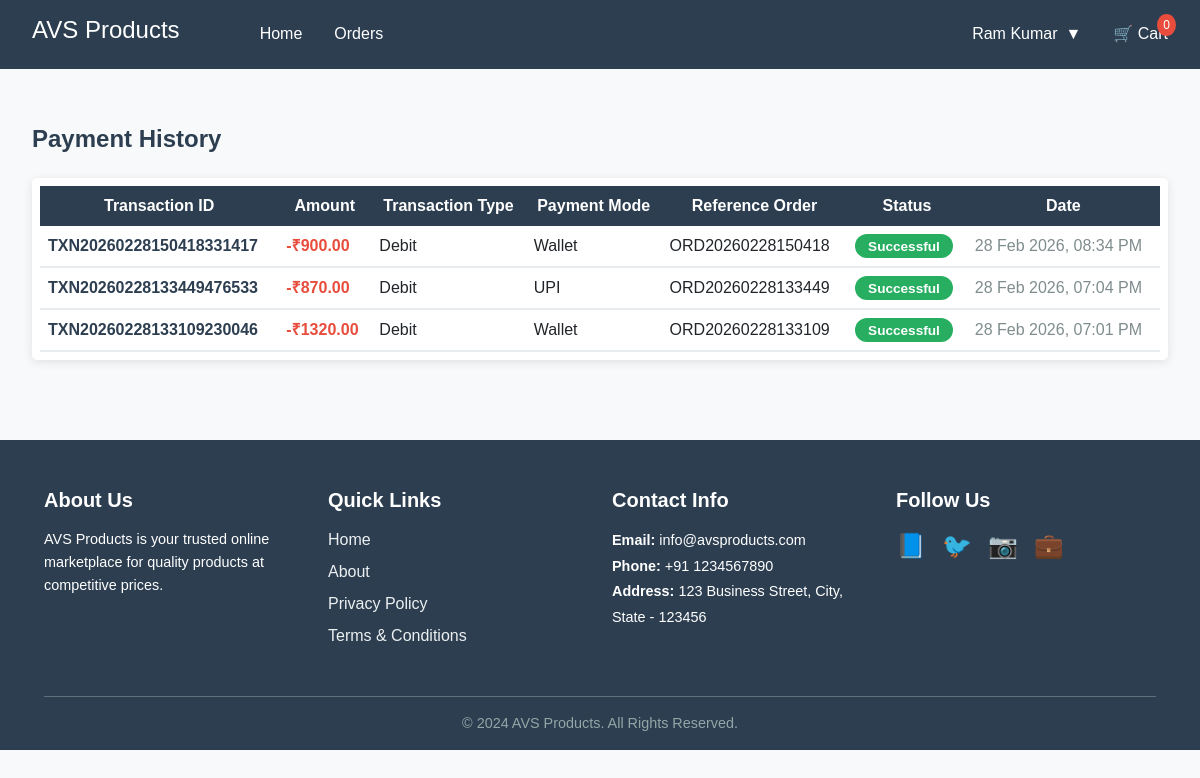
The page /payment-history/ (signed in) on the database as committed earlier.
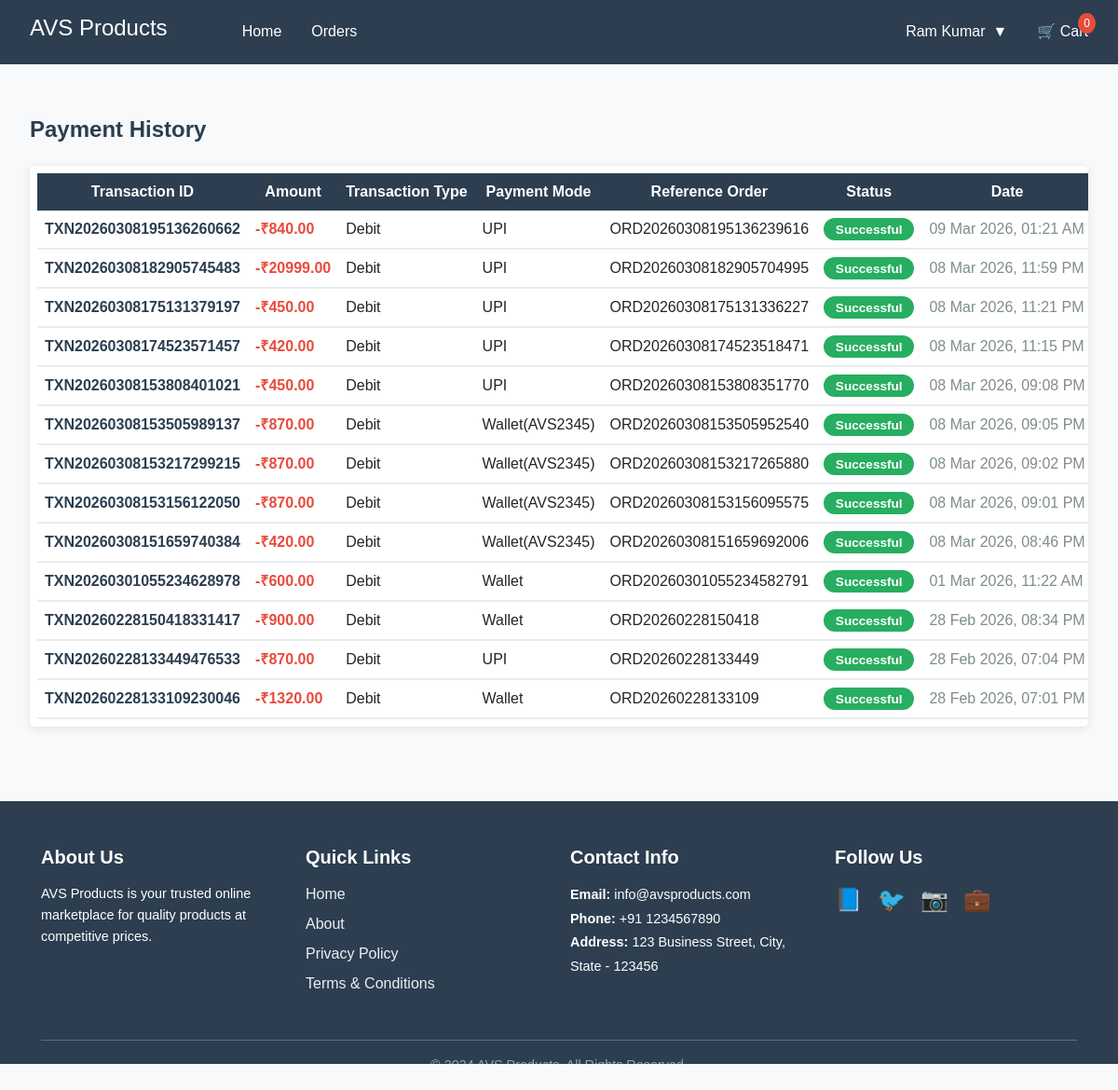
The same page on the database as committed later.
### management/models.py (models this page shows, shortened)
class Payment(models.Model):
    class Meta:
        db_table = 'business_payment'
    STATUS_CHOICES = [
        ('Pending', 'Pending'),
        ('Processing', 'Processing'),
        ('Successful', 'Successful'),
        ('Failed', 'Failed'),
        ('Cancelled', 'Cancelled'),
    ]
    PAYMENT_MODE_CHOICES = [
        ('Cash', 'Cash'),
        ('Card', 'Card'),
        ('UPI', 'UPI'),
        ('Net Banking', 'Net Banking'),
        ('Wallet', 'Wallet'),
    ]
    TRANSACTION_TYPE_CHOICES = [
        ('Credit', 'Credit'),
        ('Debit', 'Debit'),
        ('Refund', 'Refund'),
        ('Cashback', 'Cashback'),
    ]
    id = models.AutoField(primary_key=True)
    transaction_id = models.CharField(max_length=100, unique=True)
    amount = models.DecimalField(max_digits=10, decimal_places=2)
    status = models.CharField(max_length=20, choices=STATUS_CHOICES, default='Pending')
    payment_mode = models.CharField(max_length=50, choices=PAYMENT_MODE_CHOICES)
    transaction_type = models.CharField(max_length=20, choices=TRANSACTION_TYPE_CHOICES)
    reference_order = models.ForeignKey(Order, to_field='order_id', on_delete=models.CASCADE)
    avs_wallet_id = models.CharField(max_length=50, blank=True, null=True)
    refund_for = models.CharField(max_length=100, blank=True, null=True)
    created_at = models.DateTimeField(auto_now_add=True)
    created_by = models.CharField(max_length=100)
    processing_at = models.DateTimeField(blank=True, null=True)
    processing_by = models.CharField(max_length=100, blank=True, null=True)
    modified_at = models.DateTimeField(auto_now=True)
    modified_by = models.CharField(max_length=100, blank=True, null=True)

class Order(models.Model):
    ORDER_STATUS_CHOICES = [
        ('Pending', 'Pending'),
        ('Placed', 'Placed'),
        ('Confirmed', 'Confirmed'),
        ('Processing', 'Processing'),
        ('Shipped', 'Shipped'),
        ('Delivered', 'Delivered'),
        ('Cancelled', 'Cancelled'),
    ]
    PAYMENT_METHOD_CHOICES = [
        ('Wallet', 'Wallet'),
        ('Cash', 'Cash'),
        ('COD', 'COD'),
        ('Card', 'Card'),
        ('UPI', 'UPI'),
        ('Net Banking', 'Net Banking'),
    ]
    PAYMENT_STATUS_CHOICES = [
        ('Pending', 'Pending'),
        ('Successful', 'Successful'),
        ('Failed', 'Failed'),
        ('Cancelled', 'Cancelled'),
    ]
    PLACED_TYPE_CHOICES = [
        ('Online', 'Online'),
        ('Offline', 'Offline'),
    ]
    ORDER_TYPE_CHOICES = [
        ('New', 'New'),
        ('Return', 'Return'),
        ('Exchange', 'Exchange'),
        ('Cancel', 'Cancel'),
    ]
    order_id = models.CharField(max_length=50, primary_key=True)
    customer_name = models.CharField(max_length=255)
    customer_email = models.EmailField()
    customer_phone = models.CharField(max_length=20)
    bill_name = models.CharField(max_length=255)
    bill_phone = models.CharField(max_length=20)
    bill_address1 = models.CharField(max_length=255)
    bill_address2 = models.CharField(max_length=255, blank=True, null=True)
    bill_city = models.CharField(max_length=100)
    bill_state = models.CharField(max_length=100)
    bill_pin = models.CharField(max_length=10)
    bill_country = models.CharField(max_length=100, default='India')
    ship_name = models.CharField(max_length=255)
    ship_phone = models.CharField(max_length=20)
    ship_address1 = models.CharField(max_length=255)
    ship_address2 = models.CharField(max_length=255, blank=True, null=True)
    ship_city = models.CharField(max_length=100)
    ship_state = models.CharField(max_length=100)
    ship_pin = models.CharField(max_length=10)
    ship_country = models.CharField(max_length=100, default='India')
    total_amount = models.DecimalField(max_digits=10, decimal_places=2)
    delivery_charge = models.DecimalField(max_digits=10, decimal_places=2, default=0)
    sold_by = models.CharField(max_length=100)
    order_status = models.CharField(max_length=20, choices=ORDER_STATUS_CHOICES, default='Placed')
    payment_method = models.CharField(max_length=50, choices=PAYMENT_METHOD_CHOICES)
    payment_status = models.CharField(max_length=20, choices=PAYMENT_STATUS_CHOICES, default='Pending')
    placed_type = models.CharField(max_length=20, choices=PLACED_TYPE_CHOICES)
    old_order_id = models.CharField(max_length=50, blank=True, null=True)
    order_type = models.CharField(max_length=20, choices=ORDER_TYPE_CHOICES, default='New')
    transaction_id = models.CharField(max_length=100, blank=True, null=True)
    tracking_number = models.CharField(max_length=100, blank=True, null=True)
    items_details = models.TextField(blank=True, null=True)
    placed_at = models.DateTimeField(auto_now_add=True)
    placed_by = models.CharField(max_length=100, blank=True, null=True)
    confirmed_at = models.DateTimeField(blank=True, null=True)
    confirmed_by = models.CharField(max_length=100, blank=True, null=True)
    confirmed_comments = models.TextField(blank=True, null=True)
    processing_at = models.DateTimeField(blank=True, null=True)
    processing_by = models.CharField(max_length=100, blank=True, null=True)
    processing_comments = models.TextField(blank=True, null=True)
    shipped_at = models.DateTimeField(blank=True, null=True)
    shipped_by = models.CharField(max_length=100, blank=True, null=True)
    shipped_comments = models.TextField(blank=True, null=True)
    delivered_at = models.DateTimeField(blank=True, null=True)
    delivered_by = models.CharField(max_length=100, blank=True, null=True)
    delivered_comments = models.TextField(blank=True, null=True)
    cancelled_at = models.DateTimeField(blank=True, null=True)
    cancelled_by = models.CharField(max_length=100, blank=True, null=True)
    cancelled_comments = models.TextField(blank=True, null=True)
    created_at = models.DateTimeField(auto_now_add=True)
    created_by = models.CharField(max_length=100)
    modified_at = models.DateTimeField(auto_now=True)
    modified_by = models.CharField(max_length=100, blank=True, null=True)
    modified_comments = models.TextField(blank=True, null=True)
    invoice_no = models.IntegerField(unique=True, null=True, blank=True)
    class Meta:
        db_table = 'business_order'

class Wallet(models.Model):
    class Meta:
        db_table = 'business_wallet'
    WALLET_TYPE_CHOICES = [
        ('AVS', 'AVS'),
        ('Other', 'Other'),
    ]
    wallet_id = models.CharField(max_length=50, primary_key=True)
    user_id = models.ForeignKey(Customer, to_field='username', on_delete=models.CASCADE, blank=True, null=True)
    wallet_type = models.CharField(max_length=50, choices=WALLET_TYPE_CHOICES)
    wallet_amount = models.DecimalField(max_digits=10, decimal_places=2, default=0.00)
    customer_name = models.CharField(max_length=255)
    customer_id = models.CharField(max_length=50)
    customer_mobile = models.CharField(max_length=20)
    created_at = models.DateTimeField(auto_now_add=True)
    created_by = models.CharField(max_length=100)
    modified_at = models.DateTimeField(auto_now=True)
    modified_by = models.CharField(max_length=100, blank=True, null=True)

### customer/views.py (the view)
# urls.py: path('payment-history/', views.payment_history, name='payment_history'),
def payment_history(request):
    if not request.session.get('is_logged_in'):
        return redirect('login')
    from management.models import Payment, Wallet
    username = request.session.get('user_id')
    user = Customer.objects.filter(username=username).first()
    orders = Order.objects.filter(created_by=username).exclude(payment_status='Pending').order_by('-created_at')
    payments = Payment.objects.filter(Q(reference_order__created_by=username) | Q(refund_for=username)).order_by('-created_at')
    linked_wallets = Wallet.objects.filter(user_id=user, wallet_type='AVS')
    return render(request, 'customer/payment_history.html', {'orders': orders, 'payments': payments, 'user': user, 'linked_wallets': linked_wallets})

### seller/context_processors.py (called while the page is built, shortened)
def staff_info(request):
    return {}

### templates/customer/payment_history.html (shortened to what this page needs)
{% extends 'customer/base.html' %}
{% block content %}
<div class="container mt-4">
    <h4 class="mb-4" style="color: #2c3e50; font-weight: bold;">Payment History</h4>
    <div class="table-container">
        {% if payments %}
        <table>
            <thead>
                <tr>
                    <th>Transaction ID</th>
                    <th>Amount</th>
                    <th>Transaction Type</th>
                    <th>Payment Mode</th>
                    <th>Reference Order</th>
                    <th>Status</th>
                    <th>Date</th>
                </tr>
            </thead>
            <tbody>
                {% for payment in payments %}
                <tr>
                    <td style="font-weight: 600; color: #2c3e50;">{{ payment.transaction_id }}</td>
                    <td style="font-weight: bold; {% if payment.transaction_type == 'Debit' %}color: #e74c3c;{% else %}color: #27ae60;{% endif %}">
                        {% if payment.transaction_type == 'Debit' %}-{% else %}+{% endif %}₹{{ payment.amount }}
                    </td>
                    <td>{{ payment.transaction_type }}</td>
                    <td>{% if payment.payment_mode == 'Wallet' and payment.avs_wallet_id %}{% for wallet in linked_wallets %}{% if wallet.wallet_id == payment.avs_wallet_id %}Wallet({{ wallet.customer_id }}){% endif %}{% endfor %}{% else %}{{ payment.payment_mode }}{% endif %}</td>
                    <td>{{ payment.reference_order.order_id }}</td>
                    <td><span class="status-badge status-{{ payment.status|lower }}">{{ payment.status }}</span></td>
                    <td style="color: #7f8c8d;">{{ payment.created_at|date:"d M Y, h:i A" }}</td>
                </tr>
                {% endfor %}
            </tbody>
        </table>
        {% else %}
        <div class="no-payments">
            <h4>No payment history</h4>
            <p>Your completed payments will appear here.</p>
        </div>
        {% endif %}
    </div>
</div>
{% endblock %}

Rows that differ between the two databases and show on the page:
added Payment: transaction_id "TXN20260308195136260662", amount "840.00", transaction_type "Debit", payment_mode "UPI", reference_order.order_id "ORD20260308195136239616", status "Successful", created_at "09 Mar 2026, 01:21 AM"
added Payment: transaction_id "TXN20260308182905745483", amount "20999.00", transaction_type "Debit", payment_mode "UPI", reference_order.order_id "ORD20260308182905704995", status "Successful", created_at "08 Mar 2026, 11:59 PM"
added Payment: transaction_id "TXN20260308175131379197", amount "450.00", transaction_type "Debit", payment_mode "UPI", reference_order.order_id "ORD20260308175131336227", status "Successful", created_at "08 Mar 2026, 11:21 PM"
added Payment: transaction_id "TXN20260308174523571457", amount "420.00", transaction_type "Debit", payment_mode "UPI", reference_order.order_id "ORD20260308174523518471", status "Successful", created_at "08 Mar 2026, 11:15 PM"
added Payment: transaction_id "TXN20260308153808401021", amount "450.00", transaction_type "Debit", payment_mode "UPI", reference_order.order_id "ORD20260308153808351770", status "Successful", created_at "08 Mar 2026, 09:08 PM"
added Payment: transaction_id "TXN20260308153505989137", amount "870.00", transaction_type "Debit", reference_order.order_id "ORD20260308153505952540", status "Successful", created_at "08 Mar 2026, 09:05 PM"
now on this page (row edited): Wallet: customer_id "AVS2345"
added Payment: transaction_id "TXN20260308153217299215", amount "870.00", transaction_type "Debit", reference_order.order_id "ORD20260308153217265880", status "Successful", created_at "08 Mar 2026, 09:02 PM"
added Payment: transaction_id "TXN20260308153156122050", amount "870.00", transaction_type "Debit", reference_order.order_id "ORD20260308153156095575", status "Successful", created_at "08 Mar 2026, 09:01 PM"
added Payment: transaction_id "TXN20260308151659740384", amount "420.00", transaction_type "Debit", reference_order.order_id "ORD20260308151659692006", status "Successful", created_at "08 Mar 2026, 08:46 PM"
added Payment: transaction_id "TXN20260301055234628978", amount "600.00", transaction_type "Debit", payment_mode "Wallet", reference_order.order_id "ORD20260301055234582791", status "Successful", created_at "01 Mar 2026, 11:22 AM"
